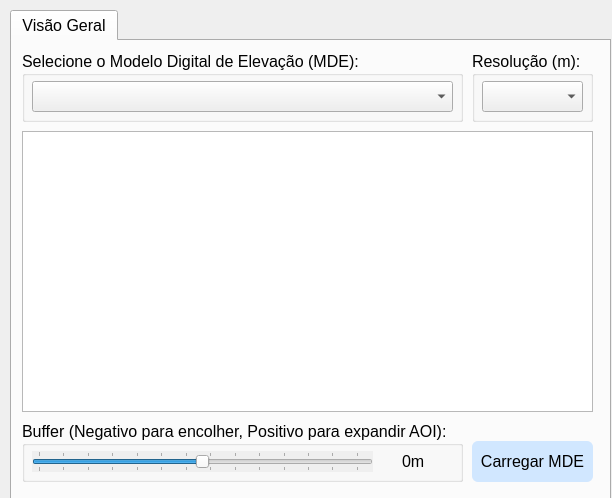
<?xml version="1.0" encoding="UTF-8"?>
<ui version="4.0">
 <class>RAVIDialogBase</class>
 <widget class="QDialog" name="RAVIDialogBase">
  <property name="geometry">
   <rect>
    <x>0</x>
    <y>0</y>
    <width>612</width>
    <height>498</height>
   </rect>
  </property>
  <property name="windowTitle">
   <string>EasyDEM</string>
  </property>
  <property name="styleSheet">
   <string>
    QPushButton {
      background-color: #d1e7ff; /* Soft Blue */
      color: black;
      border-radius: 6px;
      padding: 5px;
    }

    QPushButton:hover {
      background-color: #b6d4fe; /* Slightly Darker Blue */
    }

    QPushButton:disabled {
      background-color: #f0f0f0; /* Light Gray */
      color: #a0a0a0;
    }

    /* Apply soft red to specific buttons */
    QPushButton#clear_raster,
    QPushButton#clear_nasa,
    QPushButton#clear_features,
    QPushButton#clear_button_points,
    QPushButton#desautenticacao {
      background-color: #f8d7da; /* Soft Red */
    }

    /* Hover effect for soft red buttons */
    QPushButton#clear_raster:hover,
    QPushButton#clear_nasa:hover,
    QPushButton#clear_features:hover,
    QPushButton#clear_button_points:hover,
    QPushButton#desautenticacao:hover {
      background-color: #f1b0b7; /* Slightly Darker Red */
    }

  </string>
  </property>
  <widget class="QTabWidget" name="tabWidget">
   <property name="geometry">
    <rect>
     <x>10</x>
     <y>10</y>
     <width>601</width>
     <height>491</height>
    </rect>
   </property>
   <property name="font">
    <font>
     <pointsize>12</pointsize>
     <weight>50</weight>
     <italic>false</italic>
     <bold>false</bold>
     <underline>false</underline>
     <strikeout>false</strikeout>
     <kerning>true</kerning>
    </font>
   </property>
   <property name="currentIndex">
    <number>0</number>
   </property>
   <widget class="QWidget" name="tab">
    <attribute name="title">
     <string>Visão Geral</string>
    </attribute>
    <widget class="QGroupBox" name="groupBox_3">
     <property name="geometry">
      <rect>
       <x>10</x>
       <y>10</y>
       <width>441</width>
       <height>71</height>
      </rect>
     </property>
     <property name="font">
      <font>
       <pointsize>12</pointsize>
      </font>
     </property>
     <property name="title">
      <string>Selecione o Modelo Digital de Elevação (MDE):</string>
     </property>
     <widget class="QComboBox" name="dem_dataset_combobox">
      <property name="geometry">
       <rect>
        <x>10</x>
        <y>30</y>
        <width>421</width>
        <height>31</height>
       </rect>
      </property>
      <property name="font">
       <font>
        <pointsize>12</pointsize>
       </font>
      </property>
     </widget>
    </widget>
    <widget class="QPushButton" name="elevacao">
     <property name="geometry">
      <rect>
       <x>460</x>
       <y>400</y>
       <width>121</width>
       <height>41</height>
      </rect>
     </property>
     <property name="font">
      <font>
       <pointsize>12</pointsize>
      </font>
     </property>
     <property name="text">
      <string>Carregar MDE</string>
     </property>
     <property name="icon">
      <iconset>
       <normaloff>../../EasyDEM/medias/icons8-reproduzir-50.png</normaloff>../../EasyDEM/medias/icons8-reproduzir-50.png</iconset>
     </property>
    </widget>
    <widget class="QGroupBox" name="groupBox_4">
     <property name="geometry">
      <rect>
       <x>460</x>
       <y>10</y>
       <width>121</width>
       <height>71</height>
      </rect>
     </property>
     <property name="font">
      <font>
       <pointsize>12</pointsize>
      </font>
     </property>
     <property name="title">
      <string>Resolução (m):</string>
     </property>
     <widget class="QComboBox" name="dem_resolution_combobox">
      <property name="geometry">
       <rect>
        <x>10</x>
        <y>30</y>
        <width>101</width>
        <height>31</height>
       </rect>
      </property>
      <property name="font">
       <font>
        <pointsize>12</pointsize>
       </font>
      </property>
     </widget>
    </widget>
    <widget class="QTextBrowser" name="dem_info_textbox">
     <property name="geometry">
      <rect>
       <x>10</x>
       <y>90</y>
       <width>571</width>
       <height>281</height>
      </rect>
     </property>
     <property name="font">
      <font>
       <pointsize>12</pointsize>
      </font>
     </property>
     <property name="readOnly">
      <bool>true</bool>
     </property>
     <property name="overwriteMode">
      <bool>true</bool>
     </property>
     <property name="textInteractionFlags">
      <set>Qt::LinksAccessibleByKeyboard|Qt::LinksAccessibleByMouse|Qt::TextBrowserInteraction|Qt::TextSelectableByKeyboard|Qt::TextSelectableByMouse</set>
     </property>
    </widget>
    <widget class="QGroupBox" name="groupBox_30">
     <property name="geometry">
      <rect>
       <x>10</x>
       <y>380</y>
       <width>441</width>
       <height>61</height>
      </rect>
     </property>
     <property name="font">
      <font>
       <pointsize>12</pointsize>
      </font>
     </property>
     <property name="title">
      <string>Buffer (Negativo para encolher, Positivo para expandir AOI):</string>
     </property>
     <widget class="QLabel" name="label_buffer">
      <property name="geometry">
       <rect>
        <x>380</x>
        <y>30</y>
        <width>51</width>
        <height>21</height>
       </rect>
      </property>
      <property name="font">
       <font>
        <pointsize>12</pointsize>
       </font>
      </property>
      <property name="text">
       <string>0m</string>
      </property>
     </widget>
     <widget class="QSlider" name="horizontalSlider_buffer">
      <property name="enabled">
       <bool>true</bool>
      </property>
      <property name="geometry">
       <rect>
        <x>10</x>
        <y>30</y>
        <width>341</width>
        <height>21</height>
       </rect>
      </property>
      <property name="autoFillBackground">
       <bool>true</bool>
      </property>
      <property name="minimum">
       <number>-200</number>
      </property>
      <property name="maximum">
       <number>200</number>
      </property>
      <property name="singleStep">
       <number>30</number>
      </property>
      <property name="pageStep">
       <number>30</number>
      </property>
      <property name="value">
       <number>0</number>
      </property>
      <property name="sliderPosition">
       <number>0</number>
      </property>
      <property name="orientation">
       <enum>Qt::Horizontal</enum>
      </property>
      <property name="tickPosition">
       <enum>QSlider::TicksBothSides</enum>
      </property>
     </widget>
    </widget>
   </widget>
  </widget>
 </widget>
 <resources/>
 <connections/>
</ui>
